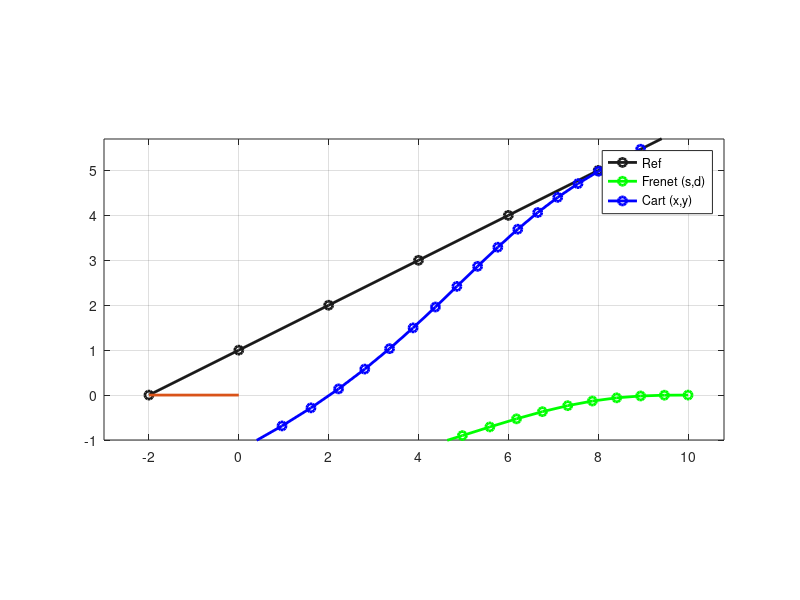

Here is the MATLAB script that generated this plot:
close all
clear all
clc
set(0, 'DefaultLineLineWidth', 2);

nPoints = 20;

x = zeros(1,nPoints);
y = zeros(1,nPoints);

xRef = zeros(1,nPoints);
yRef = zeros(1,nPoints);
psiRef = zeros(1,nPoints);
kappaRef = zeros(1,nPoints);
lCumRef = zeros(1,nPoints);

deltaX = zeros(1,nPoints);
deltaY = zeros(1,nPoints);

%% Generate reference path
dx = 2;
dy = 1;
m = 0.5;

xRef(1) = -2;
yRef(1) = dy;
for i = 2:nPoints
    xRef(i) = xRef(i-1) + dx;
    yRef(i-1) = m*xRef(i-1) + dy; 
end
yRef(end) = m*xRef(end) + dy;

for i = 1:nPoints
    iPrev = i - 1;
    if (iPrev < 1)
        iPrev = 0;
    end
    iNext = i + 1;
    if (iNext > nPoints)
        iNext = nPoints;
    end
    deltaX(i) = xRef(iNext) - xRef(i);
    deltaY(i) = yRef(iNext) - yRef(i);
    psi = atan2(deltaY(i), deltaX(i));
    psiRef(i) = psi;
    
    % Todo use wiki formula
    kappaRef = zeros(1,nPoints);
end
psiRef(end) = psiRef(end-1);
%psiRef(1) = 0;

lCum = sqrt(deltaX(1)^2 + deltaY(1)^2);
nSign = (xRef(1) >= 0) - (xRef(1) < 0);
lCumRef(1) = lCum*nSign;
for i = 2:nPoints
    lCum = sqrt(deltaX(i)^2 + deltaY(i)^2);
    nSign = (xRef(i) >= 0) - (xRef(i) < 0);
    lCumRef(i) = lCumRef(i-1) + lCum*nSign;
end

figure
hr = plot(xRef, yRef, 'Color', [0.1, 0.1, 0.1], 'Marker', 'o', 'DisplayName', 'Ref');
grid on;
hold on;

% Plot line from origin orthogonal to to reference path (intersection)
L1 = [xRef; yRef];
L2 = [-xRef; -1/m*(-xRef)];
P = intersect(L1, L2);
xMin = P(1);
yMin = P(2);
%plot([0, xRef(1), 0, xRef(2), 0, xRef(3)], [0, yRef(1), 0, yRef(2), 0, yRef(3)]);
plot([0, xMin], [0, yMin]);

shrink = .3;
axis([min(xRef)-1, max(xRef)*shrink, min(yRef)-1, max(yRef)*shrink]);
axis equal;

% end time
T = 1; % seconds

%% s coordinate
xx = abs(xMin-xRef(1));
yy = abs(yMin-yRef(1));
quiver(xRef(1), yRef(1), xx, yy);
s0 =  lCumRef(1) + sqrt(xx^2 + yy^2);
%s0 = 0;
ds0 = 15;
dds0 = 0;

sT = 10;
dsT = 10;
ddsT = 0;

% s coefficents
cs0 = s0;
cs1 = ds0;
cs2 = dds0/2;

M1 = [1, T, T*T; 
      0, 1, 2*T; 
      0, 0, 2  ];
  
M2 = [  T^3,    T^4,   T^5;
      3*T^2,  4*T^3, 5*T^4;
        6*T, 12*T^2, 20*T^3];

cs = M2\([sT; dsT; ddsT] - M1 * [cs0; cs1; cs2]);
cs3 = cs(1);
cs4 = cs(2);
cs5 = cs(3);

t = linspace(0,T,20);
s = cs0 + cs1.*t + cs2.*t.^2 + cs3.*t.^3 + cs4.*t.^4 + cs5.*t.^5;

%% d coordinate
d0 = -sqrt(xMin.^2 + yMin.^2);%-dy;
dd0 = 0;
ddd0 = 0;

dT = 0;
ddT = 0;
dddT = 0;

% d coefficients
cd0 = d0;
cd1 = dd0;
cd2 = ddd0/2;

cd = M2\([dT; ddT; dddT] - M1 * [cd0; cd1; cd2]);
cd3 = cd(1);
cd4 = cd(2);
cd5 = cd(3);


d = cd0 + cd1.*t + cd2.*t.^2 + cd3.*t.^3 + cd4.*t.^4 + cd5.*t.^5;


hf = plot(s,d, 'Color', 'g', 'Marker', 'o', 'DisplayName', 'Frenet (s,d)');


%% Transform Frenet (s,d) to Cartesian (local) vehicle frame (x,y)

for i = 1:nPoints
    ps = s(i);
    pd = d(i);
    
    idx = 1;
    
    while(ps > lCumRef(idx) && (idx < nPoints - 1))
        idx = idx + 1;
    end
    
    idxNext = idx + 1;
    
    ds = ps - lCumRef(idx);
    
    psi = psiRef(idx);
    
    segX = xRef(idx) + ds * cos(psi);
    segY = yRef(idx) + ds * sin(psi);
    
    
    
    x(i) = segX - pd * sin(psi);
    y(i) = segY + pd * cos(psi);
end


hc = plot(x, y, 'Color', 'b', 'Marker', 'o', 'DisplayName', 'Cart (x,y)');

legend([hr, hf, hc], 'Location', 'best');